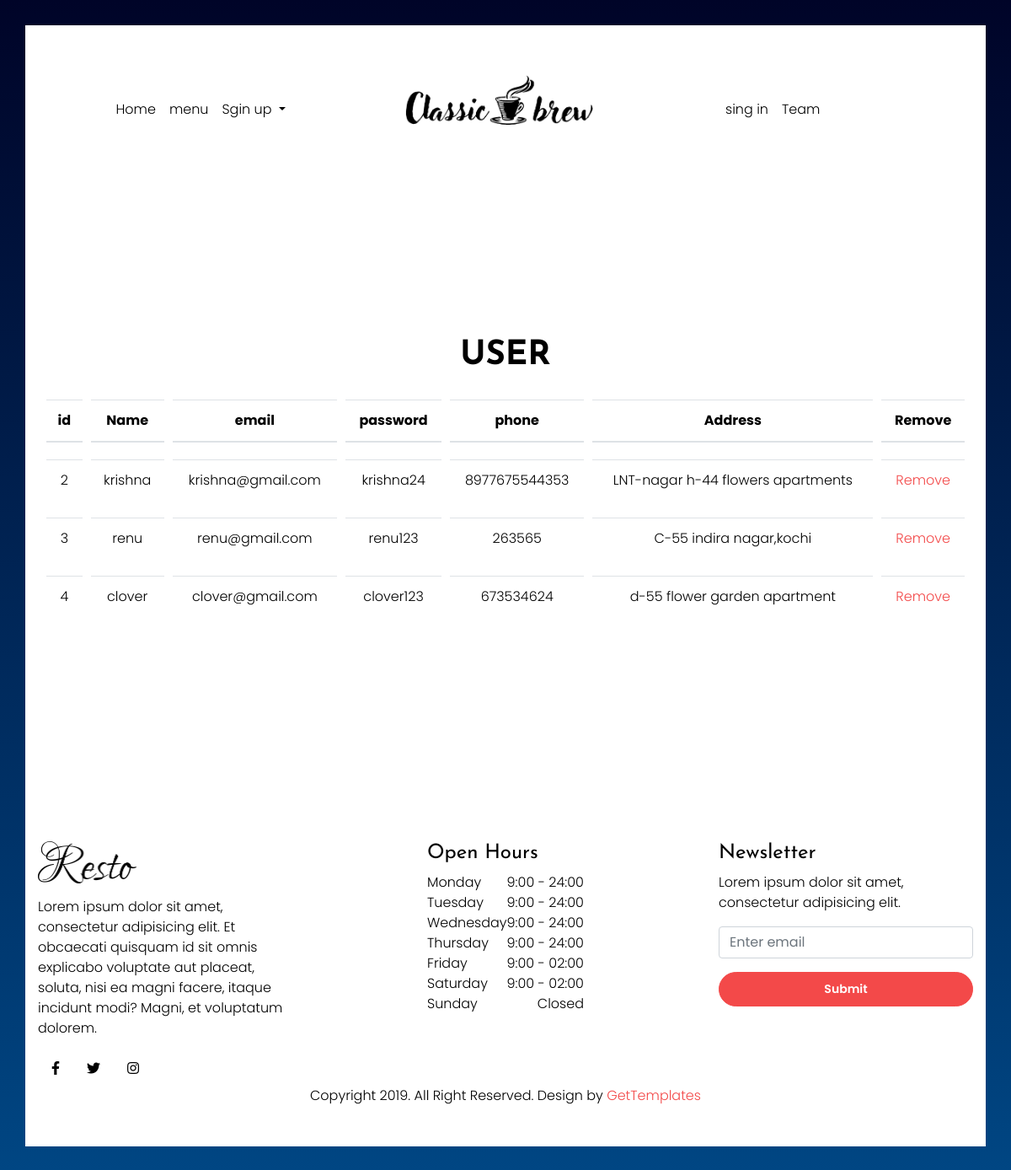
Page /view_user on the committed database.
### cafe/models.py (models this page shows)
class userdetails(models.Model):
    username=models.CharField(max_length=200)
    useremail=models.CharField(max_length=200)
    userpassword=models.CharField(max_length=200)
    phone=models.IntegerField()
    address=models.CharField(max_length=200)

### app1/views.py (the view)
# urls.py: path('view_user',views.view_user),
def view_user(request):
    data=userdetails.objects.all()
    return render (request,'admin_user.html',{"result":data})

### templates/admin_user.html
{% load static %}
{% block content%}
{% include 'header.html' %}
<div class="container">
    <center>
    <br><br><br><br>
    <h1 >USER</h1>
    <table class="table" style=" border-collapse: separate;border-spacing: 10px 20px; width: 100%;text-align: center;">
        <thead>
          <tr>
            <th scope="col">id</th>
            <th scope="col">Name</th>
            <th scope="col">email</th>
            <th scope="col">password</th>
            <th scope="col">phone</th>
            <th scope="col">Address</th>
            <th scope="col">Remove</th>
          </tr>
        </thead>
        <tbody>
            {% for i in result %}
          <tr>
            <td>{{i.id}}</td>
            <td>{{i.username}}</td>
            <td>{{i.useremail}}</td>
            <td>{{i.userpassword}}</td>
            <td>{{i.phone}}</td>
            <td>{{i.address}}</td>
            <td><a href="{% url 'userdelete' id=i.id %}">Remove</a></td>
          </tr>
          {%endfor%}
        </tbody>
      </table>
    </center>
</div>
{% include 'footer.html' %}
{% endblock %}

### static/css/profile.css (style rules this page uses)
body { background:#eee; }

### static/css/menu.css (style rules this page uses)
* { margin: 0; padding: 0; box-sizing: border-box; font-family: 'Poppins', sans-serif; }
body { min-height: 100vh; background: linear-gradient(to bottom, #000428, #004683); }
.container { margin-top: 100px; }

### rows in the picture
userdetails: id "2", username "krishna", useremail "krishna@gmail.com", userpassword "krishna24", phone "8977675544353", address "LNT-nagar h-44 flowers apartments"
userdetails: id "3", username "renu", useremail "renu@gmail.com", userpassword "renu123", phone "263565", address "C-55 indira nagar,kochi"
userdetails: id "4", username "clover", useremail "clover@gmail.com", userpassword "clover123", phone "673534624", address "d-55 flower garden apartment"
